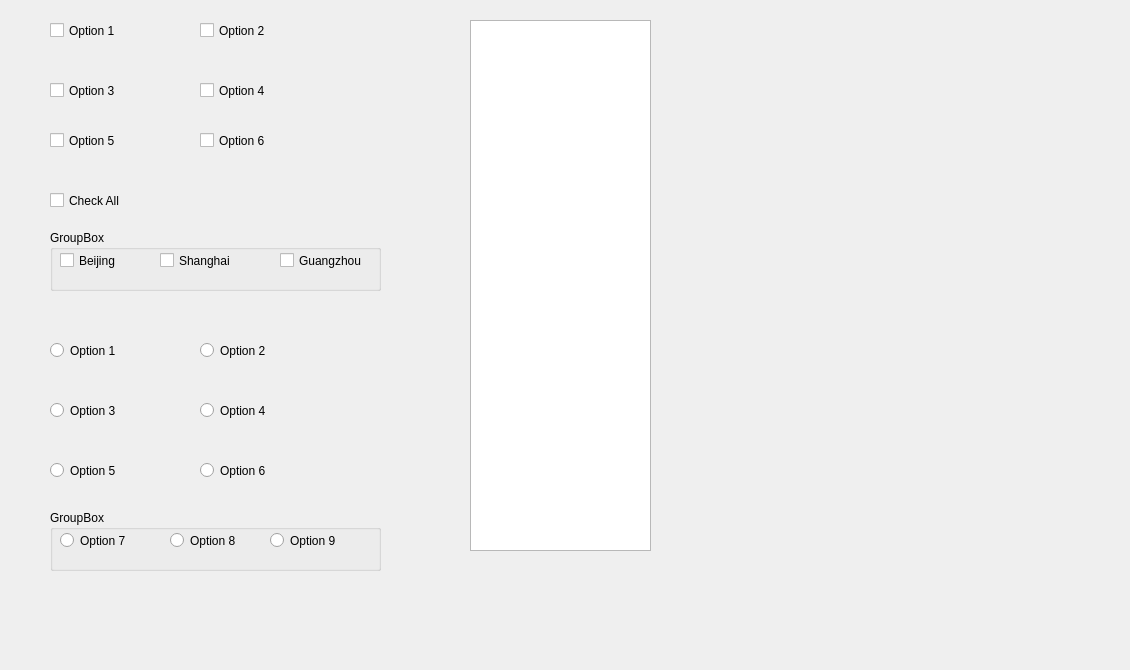
    <widget class="QWidget" name="tab_9">
     <attribute name="title">
      <string>表单</string>
     </attribute>
     <widget class="Element::Checkbox" name="checkbox_1">
      <property name="geometry">
       <rect>
        <x>50</x>
        <y>20</y>
        <width>101</width>
        <height>21</height>
       </rect>
      </property>
      <property name="text">
       <string>Option 1</string>
      </property>
     </widget>
     <widget class="Element::Checkbox" name="checkbox_5">
      <property name="geometry">
       <rect>
        <x>50</x>
        <y>130</y>
        <width>101</width>
        <height>21</height>
       </rect>
      </property>
      <property name="text">
       <string>Option 5</string>
      </property>
     </widget>
     <widget class="Element::Checkbox" name="checkbox_3">
      <property name="geometry">
       <rect>
        <x>50</x>
        <y>80</y>
        <width>101</width>
        <height>21</height>
       </rect>
      </property>
      <property name="text">
       <string>Option 3</string>
      </property>
     </widget>
     <widget class="Element::Checkbox" name="checkbox_6">
      <property name="geometry">
       <rect>
        <x>200</x>
        <y>130</y>
        <width>101</width>
        <height>21</height>
       </rect>
      </property>
      <property name="text">
       <string>Option 6</string>
      </property>
     </widget>
     <widget class="Element::Checkbox" name="checkbox_4">
      <property name="geometry">
       <rect>
        <x>200</x>
        <y>80</y>
        <width>101</width>
        <height>21</height>
       </rect>
      </property>
      <property name="text">
       <string>Option 4</string>
      </property>
     </widget>
     <widget class="Element::Checkbox" name="checkbox_2">
      <property name="geometry">
       <rect>
        <x>200</x>
        <y>20</y>
        <width>101</width>
        <height>21</height>
       </rect>
      </property>
      <property name="text">
       <string>Option 2</string>
      </property>
     </widget>
     <widget class="Element::Checkbox" name="checkbox_7">
      <property name="geometry">
       <rect>
        <x>50</x>
        <y>190</y>
        <width>101</width>
        <height>21</height>
       </rect>
      </property>
      <property name="text">
       <string>Check All</string>
      </property>
     </widget>
     <widget class="Element::Radio" name="radio_1">
      <property name="geometry">
       <rect>
        <x>50</x>
        <y>340</y>
        <width>91</width>
        <height>21</height>
       </rect>
      </property>
      <property name="text">
       <string>Option 1</string>
      </property>
     </widget>
     <widget class="Element::Radio" name="radio_2">
      <property name="geometry">
       <rect>
        <x>200</x>
        <y>340</y>
        <width>91</width>
        <height>21</height>
       </rect>
      </property>
      <property name="text">
       <string>Option 2</string>
      </property>
     </widget>
     <widget class="Element::Radio" name="radio_3">
      <property name="geometry">
       <rect>
        <x>50</x>
        <y>400</y>
        <width>91</width>
        <height>21</height>
       </rect>
      </property>
      <property name="text">
       <string>Option 3</string>
      </property>
     </widget>
     <widget class="Element::Radio" name="radio_4">
      <property name="geometry">
       <rect>
        <x>200</x>
        <y>400</y>
        <width>91</width>
        <height>21</height>
       </rect>
      </property>
      <property name="text">
       <string>Option 4</string>
      </property>
     </widget>
     <widget class="Element::Radio" name="radio_5">
      <property name="geometry">
       <rect>
        <x>50</x>
        <y>460</y>
        <width>91</width>
        <height>21</height>
       </rect>
      </property>
      <property name="text">
       <string>Option 5</string>
      </property>
     </widget>
     <widget class="Element::Radio" name="radio_6">
      <property name="geometry">
       <rect>
        <x>200</x>
        <y>460</y>
        <width>91</width>
        <height>21</height>
       </rect>
      </property>
      <property name="text">
       <string>Option 6</string>
      </property>
     </widget>
     <widget class="Element::RadioGroup" name="radioGroup">
      <property name="geometry">
       <rect>
        <x>50</x>
        <y>510</y>
        <width>331</width>
        <height>61</height>
       </rect>
      </property>
      <property name="title">
       <string>GroupBox</string>
      </property>
      <widget class="Element::Radio" name="radio_7">
       <property name="geometry">
        <rect>
         <x>10</x>
         <y>20</y>
         <width>91</width>
         <height>21</height>
        </rect>
       </property>
       <property name="text">
        <string>Option 7</string>
       </property>
      </widget>
      <widget class="Element::Radio" name="radio_8">
       <property name="geometry">
        <rect>
         <x>120</x>
         <y>20</y>
         <width>91</width>
         <height>21</height>
        </rect>
       </property>
       <property name="text">
        <string>Option 8</string>
       </property>
      </widget>
      <widget class="Element::Radio" name="radio_9">
       <property name="geometry">
        <rect>
         <x>220</x>
         <y>20</y>
         <width>91</width>
         <height>21</height>
        </rect>
       </property>
       <property name="text">
        <string>Option 9</string>
       </property>
      </widget>
     </widget>
     <widget class="Element::CheckboxGroup" name="checkboxGroup">
      <property name="geometry">
       <rect>
        <x>50</x>
        <y>230</y>
        <width>331</width>
        <height>61</height>
       </rect>
      </property>
      <property name="title">
       <string>GroupBox</string>
      </property>
      <widget class="Element::Checkbox" name="checkbox_8">
       <property name="geometry">
        <rect>
         <x>10</x>
         <y>20</y>
         <width>91</width>
         <height>21</height>
        </rect>
       </property>
       <property name="text">
        <string>Beijing</string>
       </property>
      </widget>
      <widget class="Element::Checkbox" name="checkbox_9">
       <property name="geometry">
        <rect>
         <x>110</x>
         <y>20</y>
         <width>101</width>
         <height>21</height>
        </rect>
       </property>
       <property name="text">
        <string>Shanghai</string>
       </property>
      </widget>
      <widget class="Element::Checkbox" name="checkbox_10">
       <property name="geometry">
        <rect>
         <x>230</x>
         <y>20</y>
         <width>101</width>
         <height>21</height>
        </rect>
       </property>
       <property name="text">
        <string>Guangzhou</string>
       </property>
      </widget>
     </widget>
     <widget class="Element::Rate" name="rate" native="true">
      <property name="geometry">
       <rect>
        <x>50</x>
        <y>610</y>
        <width>251</width>
        <height>51</height>
       </rect>
      </property>
     </widget>
     <widget class="Element::Menu" name="menu">
      <property name="geometry">
       <rect>
        <x>470</x>
        <y>20</y>
        <width>181</width>
        <height>531</height>
       </rect>
      </property>
      <attribute name="headerVisible">
       <bool>false</bool>
      </attribute>
      <column>
       <property name="text">
        <string notr="true">1</string>
       </property>
      </column>
     </widget>
     <widget class="Element::Stack" name="stack">
      <property name="geometry">
       <rect>
        <x>660</x>
        <y>20</y>
        <width>461</width>
        <height>431</height>
       </rect>
      </property>
      <property name="currentIndex">
       <number>-1</number>
      </property>
     </widget>
    </widget>
